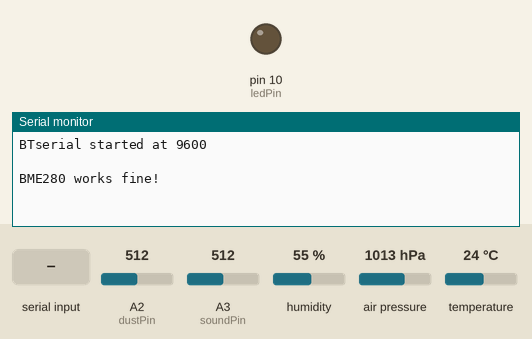
The sketch below on a simulated Arduino Uno, built with avr-gcc and run on an emulated ATmega328P. Parts: output pins drawn as LEDs (lit = HIGH), the last lines printed to the serial monitor. Inputs (shaded band) come from the test bench; at power-on: A2 (dustPin) = 512, A3 (soundPin) = 512, humidity 55 %, air pressure 1013 hPa, temperature 24 °C.

Above: at 1.2 s.
1.3 s: "getdata" received over the second serial link
At 3.3 s:
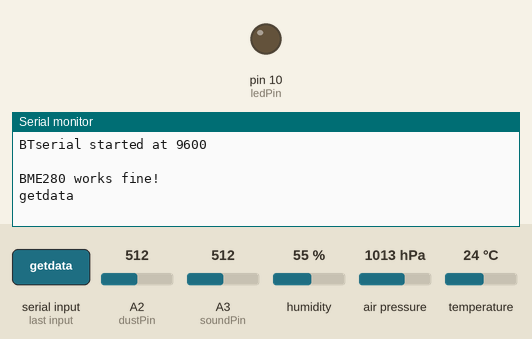
3.8 s: "1" received over the second serial link
At 7.7 s:
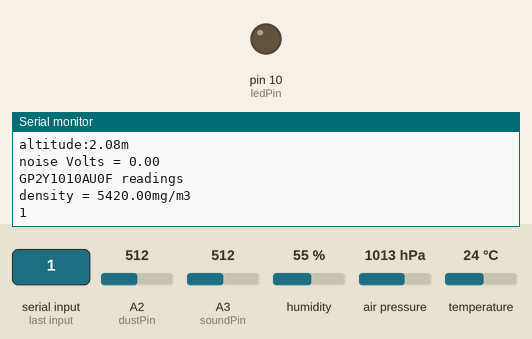

The sketch:

EnviroModule.ino
```cpp
//Βιβλιοθήκες
#include <SoftwareSerial.h>             //Για την σειριακή σύνδεση με το bluetooth από τα pin D8 και D9
#include <Wire.h>                       //Για την επικοινωνία μέσω I2C με τον αισθητήρα bme280 (θερμοκρασία, υγρασία, βαρομετρική πίεση κλπ)
#include <Adafruit_Sensor.h>            //Για την λειτουργία του αισθητήρα bme280 (θερμοκρασία, υγρασία, βαρομετρική πίεση κλπ)
#include <Adafruit_BME280.h>            //Για την λειτουργία του αισθητήρα bme280 (θερμοκρασία, υγρασία, βαρομετρική πίεση κλπ)

//Σταθερές
#define dustPin A2                      //Το pin του αισθητήρα μικροσωματιδίων - A2
#define soundPin A3                     //To pin του αισθητήρα ήχου -  A3
#define ledPin 10                       //Το pin για το φως του αισθητήρα μικροσωματιδίων - D10
#define RXPin 8                         //Το pin λήψης δεδομένων του Bluetooth - D8
#define TXPin 9                         //Το pin αποστολής δεδομένων του Bluetooth - D9
#define SEALEVELPRESSURE_HPA (1013.25)  //Η πίεση στο επίπεδο της θάλασσας (την βρήκαμε από το πρόγραμμα δοκιμής του αισθητήρα bme280)
#define COV_RATIO 0.2                   //Σταθερές που χρειάζονται στον αισθητήρα μικροσωματιδίων (τις βρήκαμε από το πρόγραμμα δοκιμής του αισθητήρα)
#define NO_DUST_VOLTAGE 400             //Σταθερές που χρειάζονται στον αισθητήρα μικροσωματιδίων (τις βρήκαμε από το πρόγραμμα δοκιμής του αισθητήρα)
#define SYS_VOLTAGE 5000                //Σταθερές που χρειάζονται στον αισθητήρα μικροσωματιδίων (τις βρήκαμε από το πρόγραμμα δοκιμής του αισθητήρα)

//Μεταβλητές
bool result_bme;                        //Λογική μεταβλητή που θα παίρνει την τιμή true αν ο αισθητήρας bme280 λειτουργεί, αλλιώς θα παίρνει την τιμή false
int adcvalue;                           //Μεταβλητή που θα χρειαστεί στον αισθητήρα μικροσωματιδίων (την βρήκαμε από το πρόγραμμα δοκιμής του αισθητήρα)
float density, voltage;                 //Μεταβλητές που θα χρειαστούν στον αισθητήρα μικροσωματιδίων (τις βρήκαμε από το πρόγραμμα δοκιμής του αισθητήρα)
float temperature;                      //Μεταβλητή που θα κρατάει την τιμή της θερμοκρασίας
float pressure;                         //Μεταβλητή που θα κρατάει την τιμή της βαρομετρικής πίεσης
float humidity;                         //Μεταβλητή που θα κρατάει την τιμή της υγρασίας
float altitude;                         //Μεταβλητή που θα κρατάει την τιμή του υψομέτρου
const int sampleWindow = 50;            //Χρονικό παράθυρο μιας μέτρησης ήχου
const int testWindow = 3000;            //Χρονικό παράθυρο μιας μέτρησης
unsigned int sample;                    //Δείγμα ήχου
float noise;                            //Μεταβλητή που θα κρατάει την τιμή του θορύβου

//Συνάρτηση μετατροπής που χρειάζεται από τον αισθητήρα μικροσωματιδίων (την πήραμε από το πρόγραμμα δοκιμής)
int Filter(int m) {
  static int flag_first = 0, _buff[10], sum;
  const int _buff_max = 10;
  int i;

  if(flag_first == 0)
  {
    flag_first = 1;

    for(i = 0, sum = 0; i < _buff_max; i++)
    {
      _buff[i] = m;
      sum += _buff[i];
    }
    return m;
  }
  else
  {
    sum -= _buff[0];
    for(i = 0; i < (_buff_max - 1); i++)
    {
      _buff[i] = _buff[i + 1];
    }
    _buff[9] = m;
    sum += _buff[9];

    i = sum / 10.0;
    return i;
  }
}

//Αντικείμενα
SoftwareSerial BTserial(RXPin, TXPin);  //Αντικείμενο επικοινωνίας Software Serial για το bluetooth pins 8=RX | 9=TX
Adafruit_BME280 bme;                    //Αντικείμενο bme280

void setup() {
  pinMode(ledPin,OUTPUT);               //Ορίζουμε το pin του led του αισθητήρα μικροσωματιδίων σε OUTPUT
  digitalWrite(ledPin, LOW);            //Κλείνουμε το led του αισθητήρα μικροσωματιδίων
  Serial.begin(9600);                   //Ξεκινάμε την σειριακή επικοινωνία με τον υπολογιστή (Αυτό χρειάζεται μόνο για τον έλεγχο του προγράμματος)
  BTserial.begin(9600);                 //Ξεκινάμε την σειριακή επικοινωνία με το bluetooth
  Serial.print("BTserial started at "); //Μηνύματα στην σειριακή θύρα του υπολογιστή για έλεγχο του προγράμματος
  Serial.println(9600);                 //Μηνύματα στην σειριακή θύρα του υπολογιστή για έλεγχο του προγράμματος
  Serial.println(" ");                  //Μηνύματα στην σειριακή θύρα του υπολογιστή για έλεγχο του προγράμματος
  result_bme = bme.begin();             //Ξεκινάμε τον αισθητήρα bme280 και αποθηκεύουμε στην λογική μεταβλητή τη κατάσταση του (true ή false)
  if (result_bme == false) {            //Ανάλογα με την κατάσταση του αισθητήρα bme280 γράφουμε στην σειριακή θύρα του υπολογιστή το κατάλληλο μήνυμα
    Serial.println("BME280 does not work! Check wiring!");
  } else {
    Serial.println("BME280 works fine!");
  }
}

void loop() {
  if (BTserial.available() > 0) {             //Αν υπάρχει διαθέσιμο μήνυμα στην θύρα του bluetooth τότε
    String command = BTserial.readString();   //Διαβάζουμε το μήνυμα
    Serial.println(command);                  //Γράφουμε το μήνυμα και στην σειριακή θύρα του υπολογιστή για έλεγχο του προγράμματος
    if (command == "getdata") {               //Αν το μήνυμα που πήραμε είναι το getdata τότε πρέπει να μαζέψουμε τα δεδομένα
      unsigned long startTestMillis= millis();//Η συλλογή δεδομένων θα γίνει για 3 δευτερόλεπτα
      double voltsSum = 0;                    //Άθροισμα τιμών ήχου (volts προς το παρόν)
      float temperatureSum = 0;               //Άθροισμα τιμών θερμοκρασίας
      float pressureSum = 0;                  //Άθροισμα τιμών πίεσης
      float humiditySum = 0;                  //Άθροισμα τιμών υγρασίας
      float altitudeSum = 0;                  //Άθροισμα τιμών υψομέτρου
      float densitySum = 0;
      int testCount = 0;                      //Μετρητής μετρήσεων
      while (millis() - startTestMillis < testWindow) { //Ξεκινάμε την συλλογή δεδομένων για 3 δευτερόλεπτα
        testCount = testCount+1;              //Αυξάνουμε τον μετρητή των τεστ

        unsigned long startMillis= millis();  //Ξεκινάμε το χρονικό παράθυρο για την συλλογή του ήχου
        unsigned int peakToPeak = 0;
        unsigned int signalMax = 0;
        unsigned int signalMin = 1024;
        // Συλλογή ήχων για 50 χιλιοδευτερόλεπτα
        while (millis() - startMillis < sampleWindow) {
          sample = analogRead(A3);
          if (sample < 1024) {
            if (sample > signalMax) {
              signalMax = sample;
            } else if (sample < signalMin) {
              signalMin = sample;  // save just the min levels
            }
          }
        }
        peakToPeak = signalMax - signalMin;  // max - min = peak-peak amplitude
        double volts = (peakToPeak * 5.0) / 1024;  // convert to volts
        voltsSum = voltsSum+volts;

        //Μαζεύουμε τα δεδομένα από τον αισθητήρα bme280
        if (result_bme == true) {
          temperature = bme.readTemperature();
          pressure = bme.readPressure()/100.0F;
          humidity = bme.readHumidity();
          altitude = bme.readAltitude(SEALEVELPRESSURE_HPA);
        }
        temperatureSum = temperatureSum + temperature;
        pressureSum = pressureSum + pressure;
        humiditySum = humiditySum + humidity;
        altitudeSum = altitudeSum + altitude;

        ////Μαζεύουμε τα δεδομένα από τον αισθητήρα μικροσωματιδίων
        digitalWrite(ledPin, HIGH);
        delayMicroseconds(280);
        adcvalue = analogRead(dustPin);
        digitalWrite(ledPin, LOW);
        adcvalue = Filter(adcvalue);
        voltage = (SYS_VOLTAGE / 1024.0) * adcvalue * 11;
        if(voltage >= NO_DUST_VOLTAGE)
        {
          voltage -= NO_DUST_VOLTAGE;
          density = voltage * COV_RATIO;
        }
        else
          density = 0;

        densitySum = densitySum + density;
      }

      //Στέλνουμε τα δεδομένα και στην σειριακή θύρα του υπολογιστή για έλεγχο δεδομένων
      if (result_bme == true) {
        //Temperature
        Serial.print("temperature:");
        Serial.print(temperatureSum/testCount);
        Serial.println("*C   ");
        //Pressure
        Serial.print("pressure:");
        Serial.print(pressureSum/testCount);
        Serial.println("hPa   ");
        //Humidity
        Serial.print("humidity:");
        Serial.print(humiditySum/testCount);
        Serial.println("%   ");
        //Altitude
        Serial.print("altitude:");
        Serial.print(altitudeSum/testCount);
        Serial.println("m");
      }
      //Noise
      Serial.print("noise Volts = ");
      Serial.println(voltsSum/testCount);
      //Particles
      Serial.println("GP2Y1010AU0F readings");
      Serial.print("density = ");
      Serial.print(densitySum/testCount);
      Serial.println("mg/m3");

      //Στέλνουμε τα δεδομένα στο κινητό τηλέφωνο μέσω bluetooth
      BTserial.print(temperatureSum/testCount);
      BTserial.print("*");
      BTserial.print(humiditySum/testCount);
      BTserial.print("*");
      BTserial.print(voltsSum/testCount);
      BTserial.print("*");
      BTserial.print(densitySum/testCount);
      BTserial.print("*");
      BTserial.print(pressureSum/testCount);
      BTserial.print("*");
      BTserial.println(altitudeSum/testCount);
    }
  }
}
```

Measured:
- after the input at 1.3 s, the serial monitor: prints a new line after 1.0 s (image 1)
- after the input at 3.8 s, the serial monitor: prints a new line after 2.7 s (image 2)
